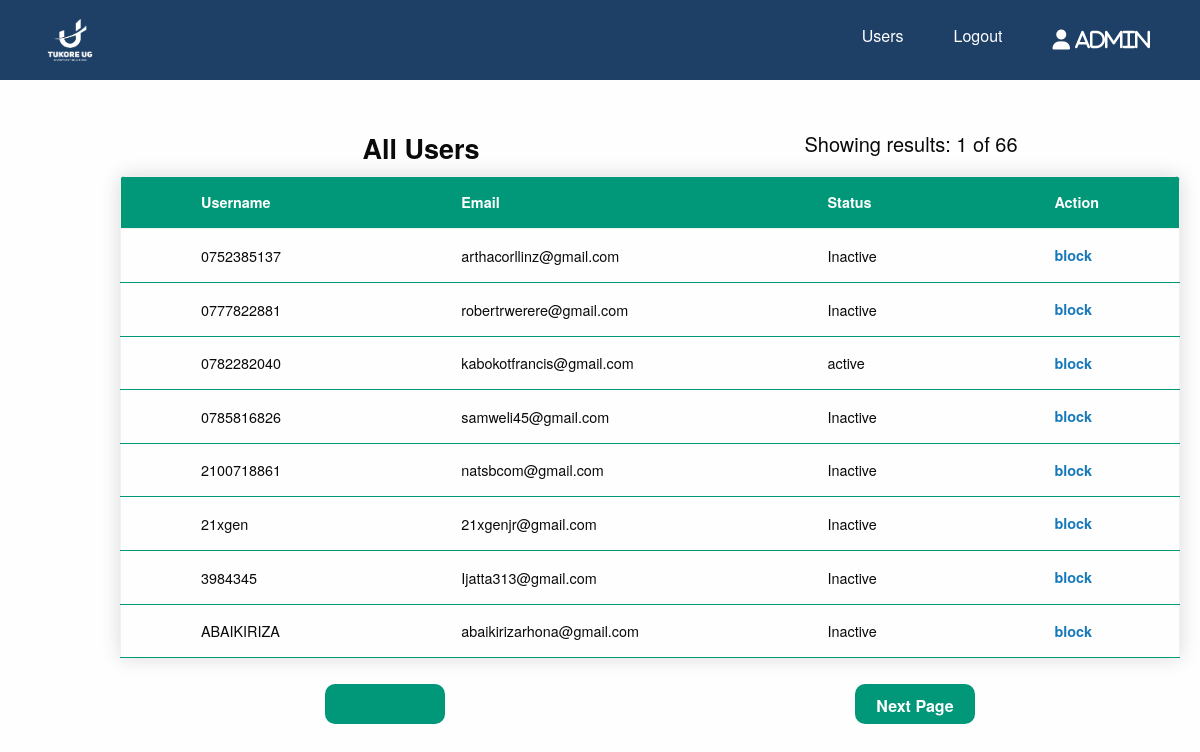
The app's page /user/admin/dashboard/users with its own data.
### main/models.py (models this page shows, shortened)
class User(AbstractBaseUser, PermissionsMixin):
    username = models.CharField(max_length=254, blank=False, default='bosa')
    email = models.EmailField(max_length=254, unique=True)
    password = models.CharField(max_length=254,blank=False)
    paid = models.BooleanField(default=False)
    ref_code = models.CharField(max_length=12) #for generating the unique code.
    is_staff = models.BooleanField(default=False)
    is_superuser = models.BooleanField(default=False)
    now_admin = models.BooleanField(default=False)
    is_blocked = models.BooleanField(default=False)
    is_active = models.BooleanField(default=True)
    last_login = models.DateTimeField(null=True, blank=True)
    date_joined = models.DateTimeField(auto_now_add=True)
    ref_link = models.URLField()
    account_type = models.CharField(max_length=8, choices=Accounts,default="SILVER")
    total_deposits = models.PositiveIntegerField(default=0)
    total_withdraws = models.PositiveIntegerField(default=0)
    total_balance = models.PositiveIntegerField(default=0)
    total_profits = models.PositiveIntegerField(default=0)
    USERNAME_FIELD = 'email'
    EMAIL_FIELD = 'email'
    REQUIRED_FIELDS = ['username']
    objects = UserManager()
    class Meta:
        unique_together = ("username","email")#username and email should be unique

### main/views.py (the view)
# urls.py: path('user/admin/dashboard/users', views.get_users, name="all_users"),
def get_users(request):
    users = User.objects.all().order_by("username").exclude(now_admin=True)
    paginator = Paginator(users, per_page=8)
    num_pages = paginator.num_pages
    page_num = request.GET.get('page', 1)
    try:
        page = paginator.page(page_num)
    except EmptyPage:
        page = paginator.page(1)
    page_object = paginator.page(page_num)
    return render(request, "main/users.html", {"page_obj": page_object,"num_pages":num_pages,"page_num":page_num})

### main/templates/main/users.html (shortened to what this page needs)
{% extends "main/base.html" %}
{% load static %}
{% block content %}
    <section>
        {% include "main/snippets/admintop.html"  %}
                <div class="table_col">
                    <div class="foc_div">
                        <h4>All Users</h4>
                        <h5>Showing results: {{ page_num  }} of {{ num_pages }} </h5>
                    </div>
                    {% if page_obj  %}
                        <table class="content-table">
                            <thead>
                                <tr>
                                    <th>Username</th>
                                    <th>Email</th>
                                    <th>Status</th>
                                    <th>Action</th>
                                </tr>
                            </thead>
                            {% for user in page_obj %}
                                <tbody>
                                    <tr>
                                        <td>{{ user.username }}</td>
                                        <td>{{ user.email }}</td>
                                        {% if user.paid %}
                                            <td>active</td>
                                        {% else %}
                                            <td>Inactive</td>
                                        {% endif %}
                                        {% if user.is_blocked %}
                                            <td class="block_user">
                                                <a href="{% url 'main:unblock' id=user.id %}">
                                                   Un block
                                                </a>
                                            </td>
                                        {% else %}
                                            <td class="block_user">
                                                <a href="{% url 'main:block' id=user.id %}">
                                                    block
                                                </a>
                                            </td>
                                        {% endif %}
                                    </tr>
                                </tbody>
                            {% endfor %}
                        </table>
                        <div class="bobu">
                            <span class="first">
                            </span>
                            <span class="another">
                                {% if page_obj.has_next %}
                                    <a href="{% url 'main:all_users' %}?page={{ page_obj.next_page_number }}">Next Page</a>
                                {% endif %}
                            </span>
                        </div>
                    {% else %}
                        <h5 style="text-align:center;">No users found </h5>
                    {% endif %}
                </div>
    </section>
{% endblock %}

### main/static/main/css/style.css (style rules this page uses)
* { font-family:"Roboto"; margin: 0; padding: 0; box-sizing: border-box; }

### main/templates/main/base.html (style rules this page uses)
* { font-family:"Roboto"; margin: 0; padding: 0; box-sizing: border-box; list-style-type:none; text-decoration:none; }
.content-table { border-collapse:collapse; font-size: 0.9em; min-width:400px; border-radius:5px 5px 0 0; overflow:hidden; box-shadow:0 0 20px rgba(0, 0, 0, 0.15); }
.content-table thead tr { background-color: #009879; color:#fff; text-align:left; font-weight:bold; }
.content-table th, .content-table td { padding:15px 80px; }
.content-table tbody tr { border-bottom: 1px solid #dddddd; }
.content-table tbody tr:last-of-type { border-bottom: 1px solid #009879; }
.table_col { margin-left:100px; }
.block_user { width:80px; }
.block_user a { text-decoration:none; font-weight:bold; }
.bobu { display:flex; flex-direction:row; justify-content:space-around; }
.another { background-color:#009879; height:40px; width:120px; text-align:center; border-radius:10px; margin:10px 10px; padding:10px 10px; }
.another a { text-decoration:none; color:white; font-weight:bold; }
.first { background-color:#009879; height:40px; width:120px; text-align:center; border-radius:10px; margin:10px 10px; padding:10px 10px; }
@media screen and (min-width: 992px) { .foc_div { display:flex; flex-diretion:row; justify-content:space-around; } }
@media screen and (min-width: 992px) { .foc_div h4 { font-size: 27px; margin-left: 80px; font-weight:bold; } }
@media screen and (min-width: 992px) { .table_col { background-color:silver-gray; padding: 50px 20px; } }

### records on screen
User: username "0752385137", email "arthacorllinz@gmail.com", paid "Inactive", is_blocked "block"
User: username "0777822881", email "robertrwerere@gmail.com", paid "Inactive", is_blocked "block"
User: username "0782282040", email "kabokotfrancis@gmail.com", paid "active", is_blocked "block"
User: username "0785816826", email "samweli45@gmail.com", paid "Inactive", is_blocked "block"
User: username "2100718861", email "natsbcom@gmail.com", paid "Inactive", is_blocked "block"
User: username "21xgen", email "21xgenjr@gmail.com", paid "Inactive", is_blocked "block"
User: username "3984345", email "Ijatta313@gmail.com", paid "Inactive", is_blocked "block"
User: username "ABAIKIRIZA", email "abaikirizarhona@gmail.com", paid "Inactive", is_blocked "block"

### other values on screen
{{ page_num }} "1"
{{ num_pages }} "66"
